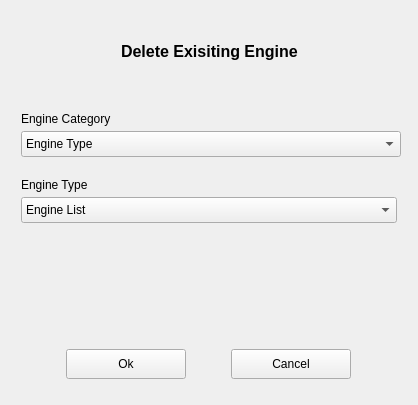
<?xml version="1.0" encoding="UTF-8"?>
<ui version="4.0">
 <class>DeleteEngineDialog</class>
 <widget class="QWidget" name="DeleteEngineDialog">
  <property name="geometry">
   <rect>
    <x>0</x>
    <y>0</y>
    <width>418</width>
    <height>405</height>
   </rect>
  </property>
  <property name="minimumSize">
   <size>
    <width>418</width>
    <height>405</height>
   </size>
  </property>
  <property name="maximumSize">
   <size>
    <width>418</width>
    <height>405</height>
   </size>
  </property>
  <property name="windowTitle">
   <string>Delete Engine</string>
  </property>
  <layout class="QGridLayout" name="gridLayout_2">
   <item row="0" column="0">
    <layout class="QVBoxLayout" name="verticalLayout">
     <property name="spacing">
      <number>5</number>
     </property>
     <property name="leftMargin">
      <number>10</number>
     </property>
     <property name="topMargin">
      <number>0</number>
     </property>
     <property name="rightMargin">
      <number>10</number>
     </property>
     <property name="bottomMargin">
      <number>10</number>
     </property>
     <item>
      <layout class="QHBoxLayout" name="horizontalLayout_2">
       <property name="spacing">
        <number>10</number>
       </property>
       <property name="leftMargin">
        <number>10</number>
       </property>
       <property name="topMargin">
        <number>0</number>
       </property>
       <property name="rightMargin">
        <number>10</number>
       </property>
       <property name="bottomMargin">
        <number>0</number>
       </property>
       <item>
        <widget class="QLabel" name="mDialogGraphic">
         <property name="minimumSize">
          <size>
           <width>80</width>
           <height>80</height>
          </size>
         </property>
         <property name="maximumSize">
          <size>
           <width>80</width>
           <height>80</height>
          </size>
         </property>
         <property name="text">
          <string/>
         </property>
         <property name="pixmap">
          <pixmap resource="resources/icons.qrc">:/icons/Light/64x64/engine.png</pixmap>
         </property>
         <property name="scaledContents">
          <bool>true</bool>
         </property>
        </widget>
       </item>
       <item>
        <widget class="QLabel" name="label_2">
         <property name="minimumSize">
          <size>
           <width>0</width>
           <height>80</height>
          </size>
         </property>
         <property name="maximumSize">
          <size>
           <width>16777215</width>
           <height>80</height>
          </size>
         </property>
         <property name="font">
          <font>
           <pointsize>12</pointsize>
           <weight>75</weight>
           <bold>true</bold>
          </font>
         </property>
         <property name="text">
          <string>Delete Exisiting Engine</string>
         </property>
        </widget>
       </item>
      </layout>
     </item>
     <item>
      <widget class="QLabel" name="VehicleCategoryLabel">
       <property name="minimumSize">
        <size>
         <width>0</width>
         <height>30</height>
        </size>
       </property>
       <property name="maximumSize">
        <size>
         <width>16777215</width>
         <height>30</height>
        </size>
       </property>
       <property name="text">
        <string>Engine Category</string>
       </property>
       <property name="alignment">
        <set>Qt::AlignBottom|Qt::AlignLeading|Qt::AlignLeft</set>
       </property>
      </widget>
     </item>
     <item>
      <widget class="QComboBox" name="mEngineTypeComboBox">
       <property name="minimumSize">
        <size>
         <width>380</width>
         <height>26</height>
        </size>
       </property>
       <property name="maximumSize">
        <size>
         <width>380</width>
         <height>16777215</height>
        </size>
       </property>
       <property name="currentText">
        <string>Engine Type</string>
       </property>
       <item>
        <property name="text">
         <string>Engine Type</string>
        </property>
       </item>
      </widget>
     </item>
     <item>
      <widget class="QLabel" name="VehicleTypeLabel">
       <property name="minimumSize">
        <size>
         <width>0</width>
         <height>30</height>
        </size>
       </property>
       <property name="maximumSize">
        <size>
         <width>16777215</width>
         <height>30</height>
        </size>
       </property>
       <property name="text">
        <string>Engine Type</string>
       </property>
       <property name="alignment">
        <set>Qt::AlignBottom|Qt::AlignLeading|Qt::AlignLeft</set>
       </property>
      </widget>
     </item>
     <item>
      <widget class="QComboBox" name="mEngineListComboBox">
       <property name="minimumSize">
        <size>
         <width>0</width>
         <height>26</height>
        </size>
       </property>
       <property name="currentText">
        <string>Engine List</string>
       </property>
       <item>
        <property name="text">
         <string>Engine List</string>
        </property>
       </item>
      </widget>
     </item>
     <item>
      <spacer name="verticalSpacer">
       <property name="orientation">
        <enum>Qt::Vertical</enum>
       </property>
       <property name="sizeHint" stdset="0">
        <size>
         <width>20</width>
         <height>40</height>
        </size>
       </property>
      </spacer>
     </item>
     <item>
      <layout class="QHBoxLayout" name="horizontalLayout">
       <property name="spacing">
        <number>5</number>
       </property>
       <property name="leftMargin">
        <number>5</number>
       </property>
       <property name="topMargin">
        <number>5</number>
       </property>
       <property name="rightMargin">
        <number>5</number>
       </property>
       <property name="bottomMargin">
        <number>5</number>
       </property>
       <item>
        <widget class="QPushButton" name="mOkButton">
         <property name="minimumSize">
          <size>
           <width>0</width>
           <height>30</height>
          </size>
         </property>
         <property name="maximumSize">
          <size>
           <width>120</width>
           <height>16777215</height>
          </size>
         </property>
         <property name="text">
          <string>Ok</string>
         </property>
        </widget>
       </item>
       <item>
        <widget class="QPushButton" name="mCancelButton">
         <property name="minimumSize">
          <size>
           <width>0</width>
           <height>30</height>
          </size>
         </property>
         <property name="maximumSize">
          <size>
           <width>120</width>
           <height>16777215</height>
          </size>
         </property>
         <property name="text">
          <string>Cancel</string>
         </property>
        </widget>
       </item>
      </layout>
     </item>
    </layout>
   </item>
  </layout>
 </widget>
 <resources>
  <include location="resources/icons.qrc"/>
 </resources>
 <connections/>
</ui>
